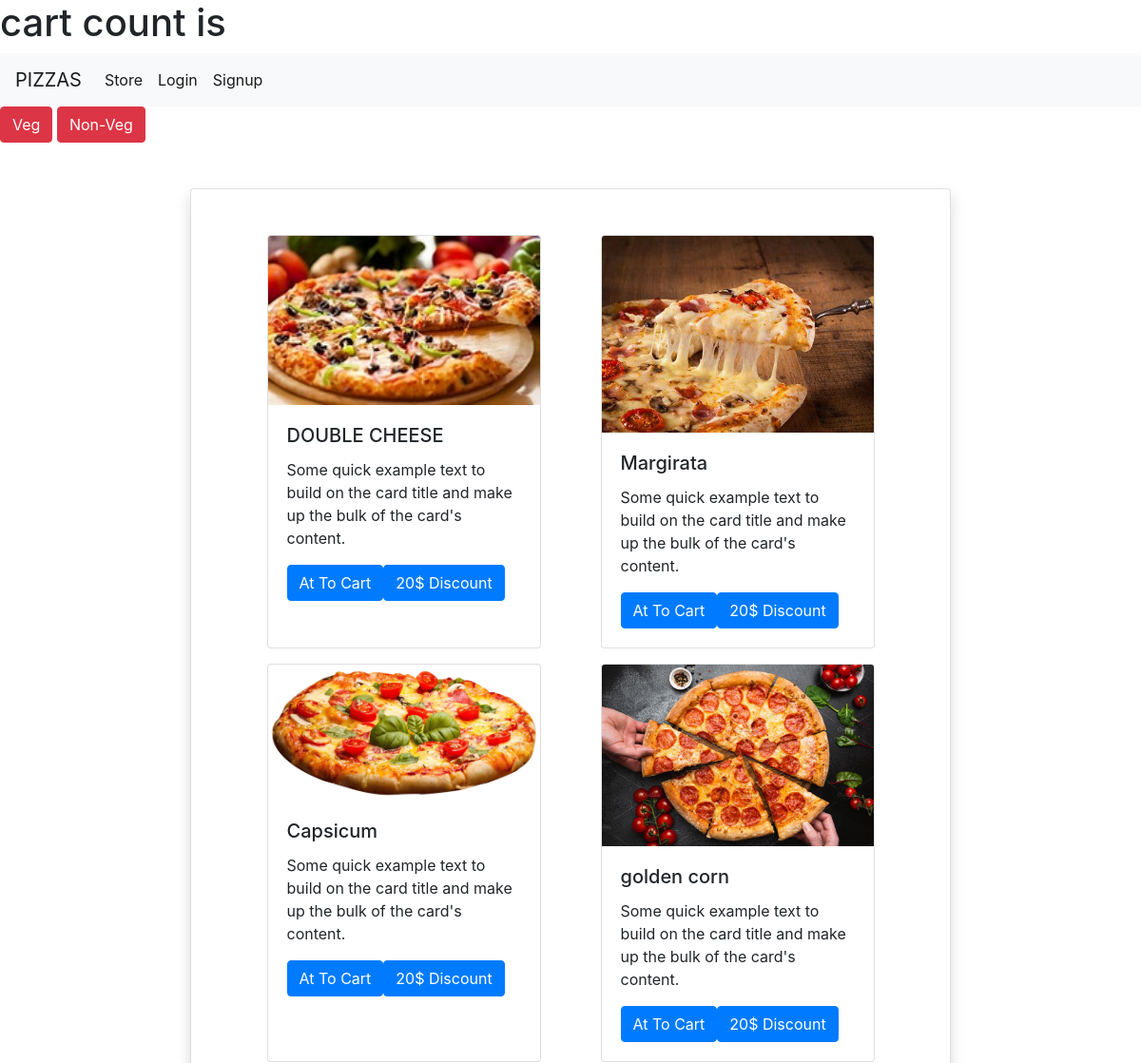
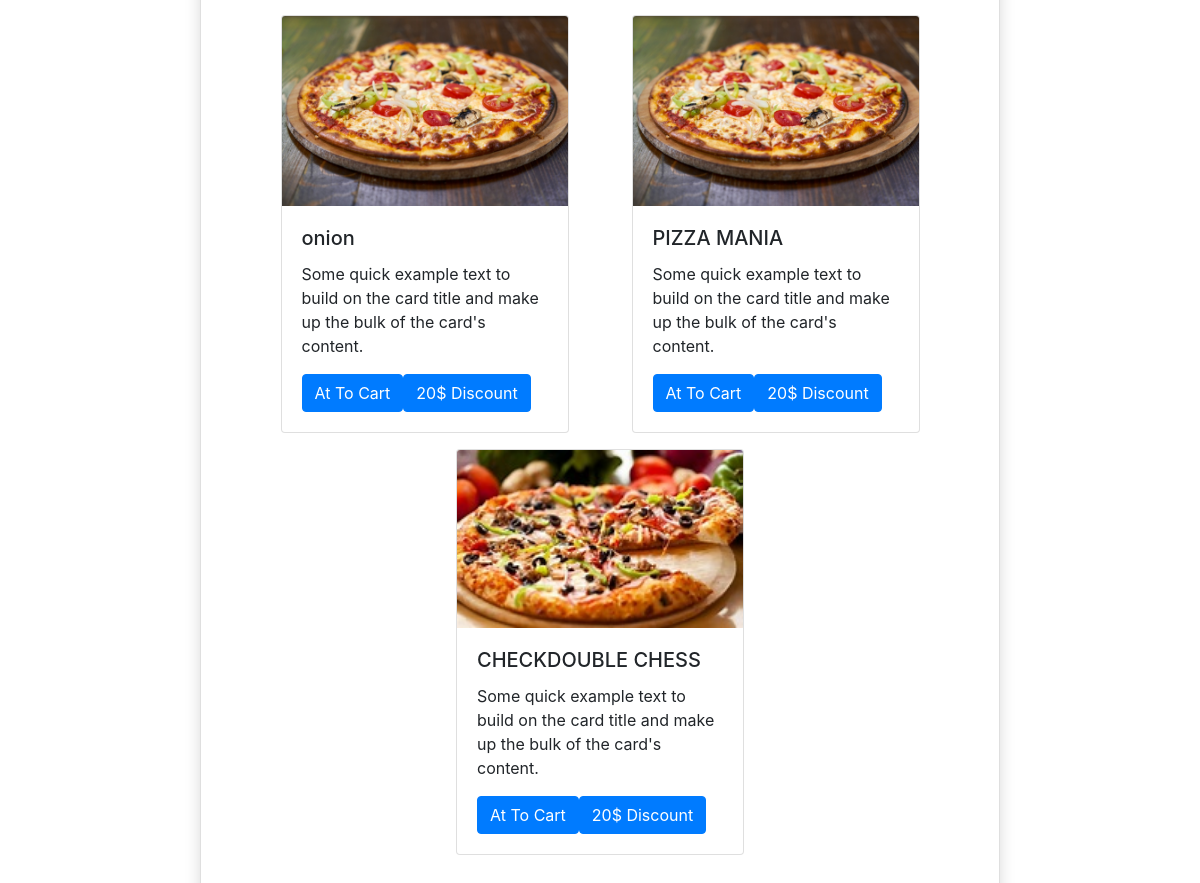
The page / on the database its author committed (2 pictures, top to bottom).
### pizza/models.py (models this page shows)
class Baseclass(models.Model):
    uid=models.UUIDField(primary_key=True,editable=False,default=uuid.uuid4)
    created_at=models.DateTimeField(auto_now_add=True)
    updated_at=models.DateTimeField(auto_now_add=True)
    class Meta:
        abstract=True

class Pizzacategory(Baseclass):
    cat=models.CharField(choices=choice2,default=True,max_length=20)

class Pizza(Baseclass):
    category=models.ForeignKey(Pizzacategory,on_delete=models.CASCADE,related_name='pizzas')
    pizza_name=models.CharField(max_length=100)
    pizza_price=models.IntegerField()
    pizza_image=models.ImageField(upload_to='uploads\products')

### pizza/views.py (the view, shortened to what this page needs)
# urls.py: 2. Add a URL to urlpatterns:  path('', views.home, name='home')
def home(request,data=None):
    categ=Pizzacategory.objects.all()
    obj=Pizza.objects.all()
    return render(request,'home.html',{'obj1':obj,'categ':categ})

### templates/home.html (shortened to what this page needs)
{% extends 'base.html' %}
{%block main-content%}
{%for category in categ%}
<div class="btn-group" role="group" aria-label="Basic mixed styles example">
    <a href="{%url 'filter' category.uid%}"class="btn btn-danger">{{category.cat}}</a>
</div>
{%endfor%}
<div class ="container mt-5 mx auto col-md-8 card shadow p-5">
<div class="row mx-auto">
    {%for values in obj1%}
<div class="card mx-auto mb-3" style="width: 18rem;">
    <img src="{{values.pizza_image.url}}" class="card-img-top" alt="...">
    <div class="card-body">
      <h5 class="card-title">{{values.pizza_name}}</h5>
      <p class="card-text">Some quick example text to build on the card title and make up the bulk of the card's content.</p>
        <a href="{%url 'addtocart' values.uid%}" class="btn btn-primary">At To Cart</button>
      <a href="#" class="btn btn-primary">20$ Discount</a>
    </div>
  </div>
{%endfor%}
</div>
</div>
{%endblock main-content%}

### rows shown on the page
Pizzacategory: cat "Veg"
Pizzacategory: cat "Non-Veg"
Pizza: pizza_image (picture), pizza_name "DOUBLE CHEESE"
Pizza: pizza_image (picture), pizza_name "Margirata"
Pizza: pizza_image (picture), pizza_name "Capsicum"
Pizza: pizza_image (picture), pizza_name "golden corn"
Pizza: pizza_image (picture), pizza_name "onion"
Pizza: pizza_image (picture), pizza_name "PIZZA MANIA"
Pizza: pizza_image (picture), pizza_name "CHECKDOUBLE CHESS"
